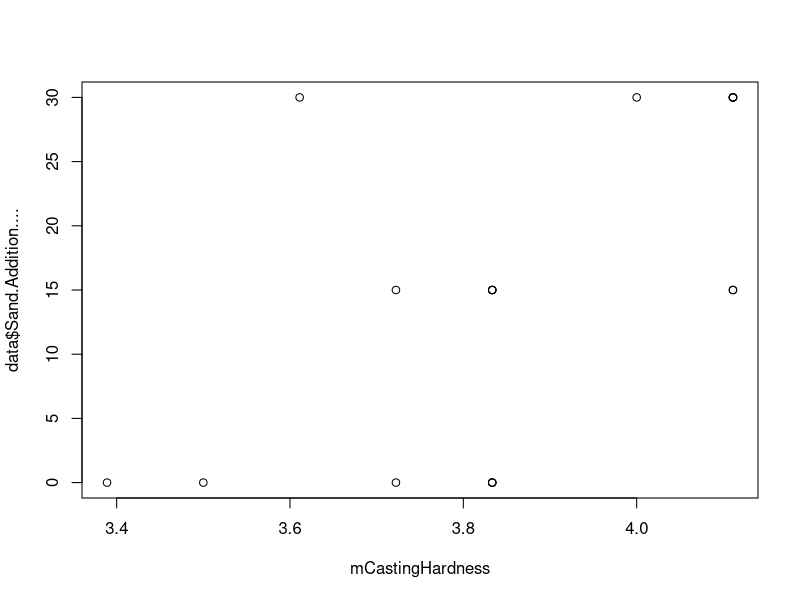

The R source for this figure:
data <- read.csv("ex11-17.csv")

colnames(data)
table(data$Sand.Addition...., data$Carbon.Fiber.Addition...., data$Casting.Hardness, data$Wet.Mold.Strength)
#1a
SSSand = 705
nsand = length(data$Sand.Addition....)
mSSSand = SSSand/(nsand-1)
print("mean square sand")
print(mSSSand)
SSFiber = 1278
nfiber = length(data$Carbon.Fiber.Addition....)
mSSFIber = SSFiber/(nfiber-1)
print("mean square fiber")
(mSSFIber)
SSE = 843
SST = 3105
alpha = 0.05
SSR = SST-SSE
print('tbh not sure what to do here lolol')


#1b
#affect is additive I think...
res.aov2 <- aov(Casting.Hardness ~ Sand.Addition.... + Carbon.Fiber.Addition.... + Wet.Mold.Strength, data=data)
summary(res.aov2)
print("Given alpha of 0.05, it can be determined that the amoutn of carbon fiber and sand additions 
      do indeed affect the molding process. So, the null hypothesis that they do not affect the 
      molding process is rejected.")

#1c
nCastingHardness = length(data$Casting.Hardness)
mCastingHardness = data$Casting.Hardness/nCastingHardness
plot(mCastingHardness, data$Sand.Addition....)
print('lol i did something wrong')